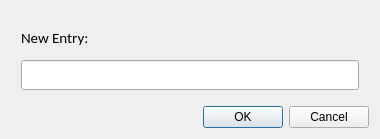
<?xml version="1.0" encoding="UTF-8"?>
<ui version="4.0">
 <class>new_entry_dialog</class>
 <widget class="QDialog" name="new_entry_dialog">
  <property name="geometry">
   <rect>
    <x>0</x>
    <y>0</y>
    <width>380</width>
    <height>139</height>
   </rect>
  </property>
  <property name="windowTitle">
   <string>Info</string>
  </property>
  <layout class="QVBoxLayout" name="verticalLayout">
   <item>
    <layout class="QVBoxLayout" name="verticalLayout_2">
     <property name="leftMargin">
      <number>10</number>
     </property>
     <property name="topMargin">
      <number>10</number>
     </property>
     <property name="rightMargin">
      <number>10</number>
     </property>
     <property name="bottomMargin">
      <number>10</number>
     </property>
     <item>
      <widget class="QLabel" name="msgboxokcancel_label">
       <property name="font">
        <font>
         <family>Calibri</family>
         <pointsize>11</pointsize>
        </font>
       </property>
       <property name="layoutDirection">
        <enum>Qt::LeftToRight</enum>
       </property>
       <property name="frameShape">
        <enum>QFrame::NoFrame</enum>
       </property>
       <property name="text">
        <string>New Entry:</string>
       </property>
       <property name="alignment">
        <set>Qt::AlignLeading|Qt::AlignLeft|Qt::AlignVCenter</set>
       </property>
      </widget>
     </item>
     <item>
      <widget class="QLineEdit" name="lineEdit_new_entry">
       <property name="minimumSize">
        <size>
         <width>0</width>
         <height>30</height>
        </size>
       </property>
      </widget>
     </item>
    </layout>
   </item>
   <item>
    <widget class="QDialogButtonBox" name="dialogButtonBox">
     <property name="font">
      <font>
       <family>Arial</family>
       <pointsize>9</pointsize>
       <weight>50</weight>
       <bold>false</bold>
      </font>
     </property>
     <property name="orientation">
      <enum>Qt::Horizontal</enum>
     </property>
     <property name="standardButtons">
      <set>QDialogButtonBox::Cancel|QDialogButtonBox::Ok</set>
     </property>
    </widget>
   </item>
  </layout>
 </widget>
 <resources/>
 <connections>
  <connection>
   <sender>dialogButtonBox</sender>
   <signal>accepted()</signal>
   <receiver>new_entry_dialog</receiver>
   <slot>accept()</slot>
   <hints>
    <hint type="sourcelabel">
     <x>248</x>
     <y>254</y>
    </hint>
    <hint type="destinationlabel">
     <x>157</x>
     <y>274</y>
    </hint>
   </hints>
  </connection>
  <connection>
   <sender>dialogButtonBox</sender>
   <signal>rejected()</signal>
   <receiver>new_entry_dialog</receiver>
   <slot>reject()</slot>
   <hints>
    <hint type="sourcelabel">
     <x>316</x>
     <y>260</y>
    </hint>
    <hint type="destinationlabel">
     <x>286</x>
     <y>274</y>
    </hint>
   </hints>
  </connection>
 </connections>
</ui>
